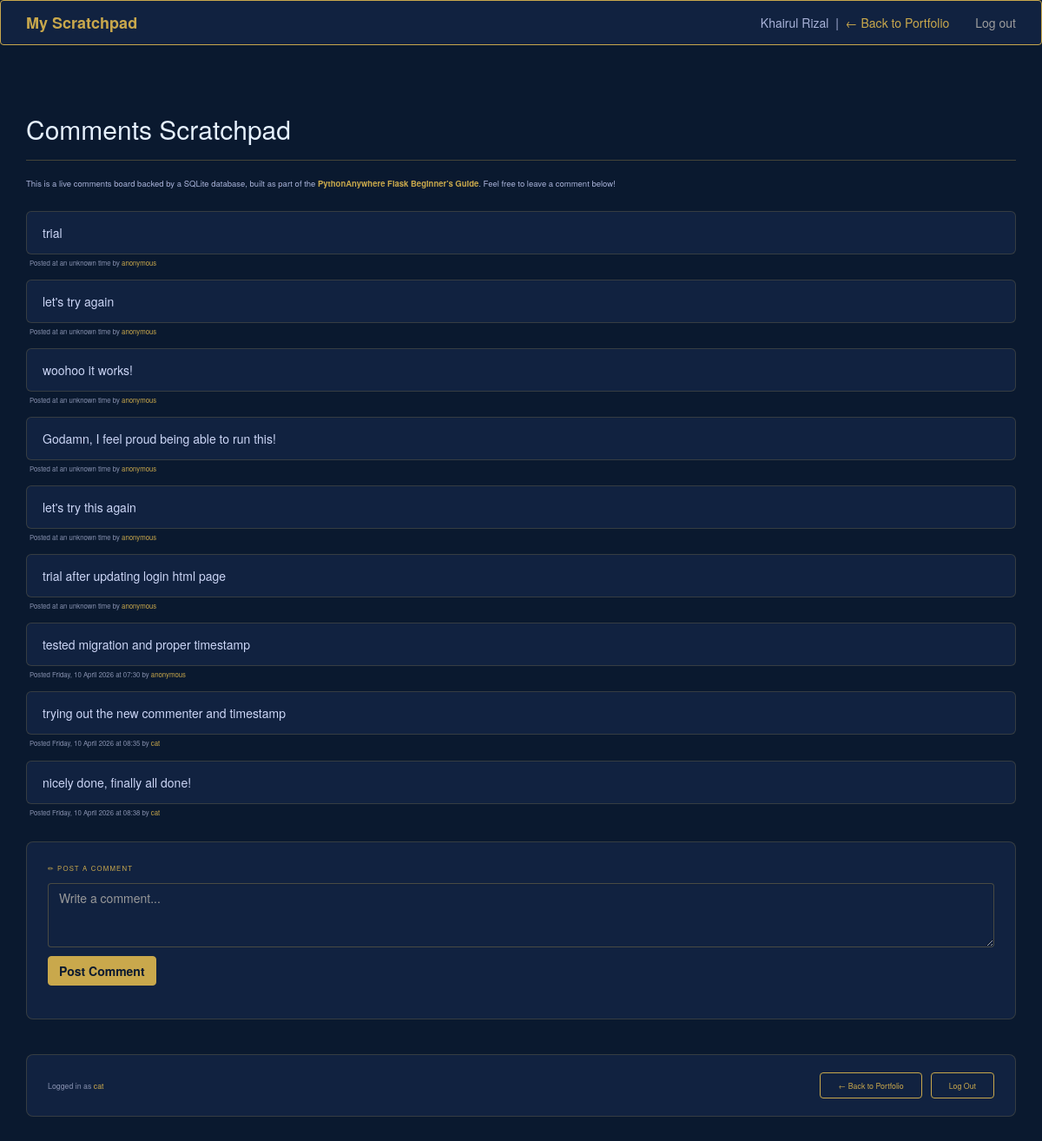
Screenshot of /scratchpad (signed in) with the database file from the repository.
### flask_app.py (models this page shows, shortened)
class Comment(db.Model):
    __tablename__ = "comments"
    id = db.Column(db.Integer, primary_key=True)
    content = db.Column(db.String(4096))
    posted = db.Column(db.DateTime, default=datetime.now)
    commenter_id = db.Column(db.Integer, db.ForeignKey('users.id'), nullable=True)
    commenter = db.relationship('User', foreign_keys=commenter_id)

class User(UserMixin, db.Model):
    __tablename__ = "users"
    id = db.Column(db.Integer, primary_key=True)
    username = db.Column(db.String(128), unique=True, nullable=False)
    password_hash = db.Column(db.String(256), nullable=False)

### flask_app.py (the view, shortened to what this page needs)
@app.route("/scratchpad", methods=["GET", "POST"])
def index():
    if request.method == "GET":
        return render_template("main_page.html", comments=Comment.query.all())

### flask_app.py (called while the page is built)
@login_manager.user_loader
def load_user(user_id):
    return User.query.get(int(user_id))

### templates/main_page.html (shortened to what this page needs)
<html>
    <head>
        <link rel="stylesheet" href="https://maxcdn.bootstrapcdn.com/bootstrap/3.3.5/css/bootstrap.min.css">
    </head>
    <body>
        <nav class="navbar navbar-inverse">
            <div class="container">
                <div class="navbar-header">
                    <a class="navbar-brand" href="/scratchpad">My Scratchpad</a>
                </div>
                <ul class="nav navbar-nav navbar-right">
                    {% if current_user.is_authenticated %}
                        <li><a href="{{ url_for('logout') }}">Log out</a></li>
                    {% else %}
                        <li><a href="{{ url_for('login') }}">Log in</a></li>
                    {% endif %}
                </ul>
                <div class="navbar-text navbar-right" style="margin-right: 15px;">
                    Khairul Rizal &nbsp;|&nbsp;
                    <a href="/">← Back to Portfolio</a>
                </div>
            </div>
        </nav>
        <div class="container" style="margin-top: 40px;">
            <div class="page-header">
                <h2>Comments Scratchpad</h2>
            </div>
            <p class="intro-text">
                This is a live comments board backed by a SQLite database, built as part of the
                <strong style="color:#c9a84c;">PythonAnywhere Flask Beginner's Guide</strong>.
                Feel free to leave a comment below!
            </p>
            {% for comment in comments %}
            <div class="comment-box">
                {{ comment.content }}
            </div>
            <div class="comment-meta">
                Posted
                {% if comment.posted %}
                    {{ comment.posted.strftime("%A, %d %B %Y at %H:%M") }}
                {% else %}
                    at an unknown time
                {% endif %}
                by
                {% if comment.commenter %}
                    <span>{{ comment.commenter.username }}</span>
                {% else %}
                    <span>anonymous</span>
                {% endif %}
            </div>
            {% endfor %}
            {% if current_user.is_authenticated %}
            <div class="comment-form-section">
                <p class="comment-form-title">✏ Post a Comment</p>
                <form action="/scratchpad" method="POST">
                    <textarea class="form-control" name="contents" rows="3" placeholder="Write a comment..."></textarea>
                    <input type="submit" class="btn btn-success" value="Post Comment">
                </form>
            </div>
            {% endif %}
            {% if current_user.is_authenticated %}
            <div class="action-bar">
                <div class="action-bar-text">
                    Logged in as <span>{{ current_user.username }}</span>
                </div>
                <div class="action-bar-buttons">
                    <a href="/" class="btn-outline-gold">← Back to Portfolio</a>
                    <a href="{{ url_for('logout') }}" class="btn-outline-gold">Log Out</a>
                </div>
            </div>
            {% endif %}
        </div>
    </body>
</html>

### templates/main_page.html (style rules this page uses)
body { background-color: #0a192f; color: #a8b2d8; }
.navbar-inverse { background-color: #112240; border-color: #c9a84c; }
.navbar-brand { color: #c9a84c !important; font-weight: bold; }
.navbar-text { color: #a8b2d8 !important; }
.navbar-text a { color: #c9a84c !important; }
.comment-box { background: #112240; border: 1px solid rgba(201,168,76,0.2); border-radius: 6px; padding: 14px 18px; margin-bottom: 4px; color: #ccd6f6; }
.comment-meta { font-size: 0.78rem; color: #8892b0; margin-bottom: 14px; padding-left: 4px; }
.comment-meta span { color: #c9a84c; }
textarea.form-control { background: #112240; color: #ccd6f6; border-color: rgba(201,168,76,0.3); }
.btn-success { background-color: #c9a84c; border-color: #c9a84c; color: #0a192f; font-weight: bold; margin-top: 10px; }
.btn-outline-gold { background: transparent; border: 1px solid #c9a84c; color: #c9a84c; border-radius: 4px; padding: 8px 20px; font-size: 0.88rem; text-decoration: none; display: inline-block; transition: all 0.2s; }
.page-header { color: #e6f1ff; border-bottom-color: rgba(201,168,76,0.3); }
.intro-text { font-size: 0.95rem; margin-bottom: 24px; }
.action-bar { margin-top: 40px; margin-bottom: 40px; padding: 20px 24px; background: #112240; border: 1px solid rgba(201,168,76,0.2); border-radius: 8px; display: flex; align-items: center; justify-content: space-between; flex-wrap: wrap; gap: 12px; }
.action-bar-text { font-size: 0.88rem; color: #8892b0; }
.action-bar-text span { color: #c9a84c; font-weight: 500; }
.action-bar-buttons { display: flex; gap: 10px; flex-wrap: wrap; }
.comment-form-section { margin-top: 28px; padding: 24px; background: #112240; border: 1px solid rgba(201,168,76,0.2); border-radius: 8px; }
.comment-form-title { font-size: 0.78rem; letter-spacing: 0.15em; text-transform: uppercase; color: #c9a84c; margin-bottom: 12px; }

### rows the page displays
Comment: content "trial", shows "at an unknown time", shows "anonymous"
Comment: content "let's try again", shows "at an unknown time", shows "anonymous"
Comment: content "woohoo it works!", shows "at an unknown time", shows "anonymous"
Comment: content "Godamn, I feel proud being able to run this!", shows "at an unknown time", shows "anonymous"
Comment: content "let's try this again", shows "at an unknown time", shows "anonymous"
Comment: content "trial after updating login html page", shows "at an unknown time", shows "anonymous"
Comment: content "tested migration and proper timestamp", posted "Friday, 10 April 2026 at 07:30", shows "anonymous"
Comment: content "trying out the new commenter and timestamp", posted "Friday, 10 April 2026 at 08:35", commenter.username "cat"
Comment: content "nicely done, finally all done!", posted "Friday, 10 April 2026 at 08:38", commenter.username "cat"
User: username "cat"
